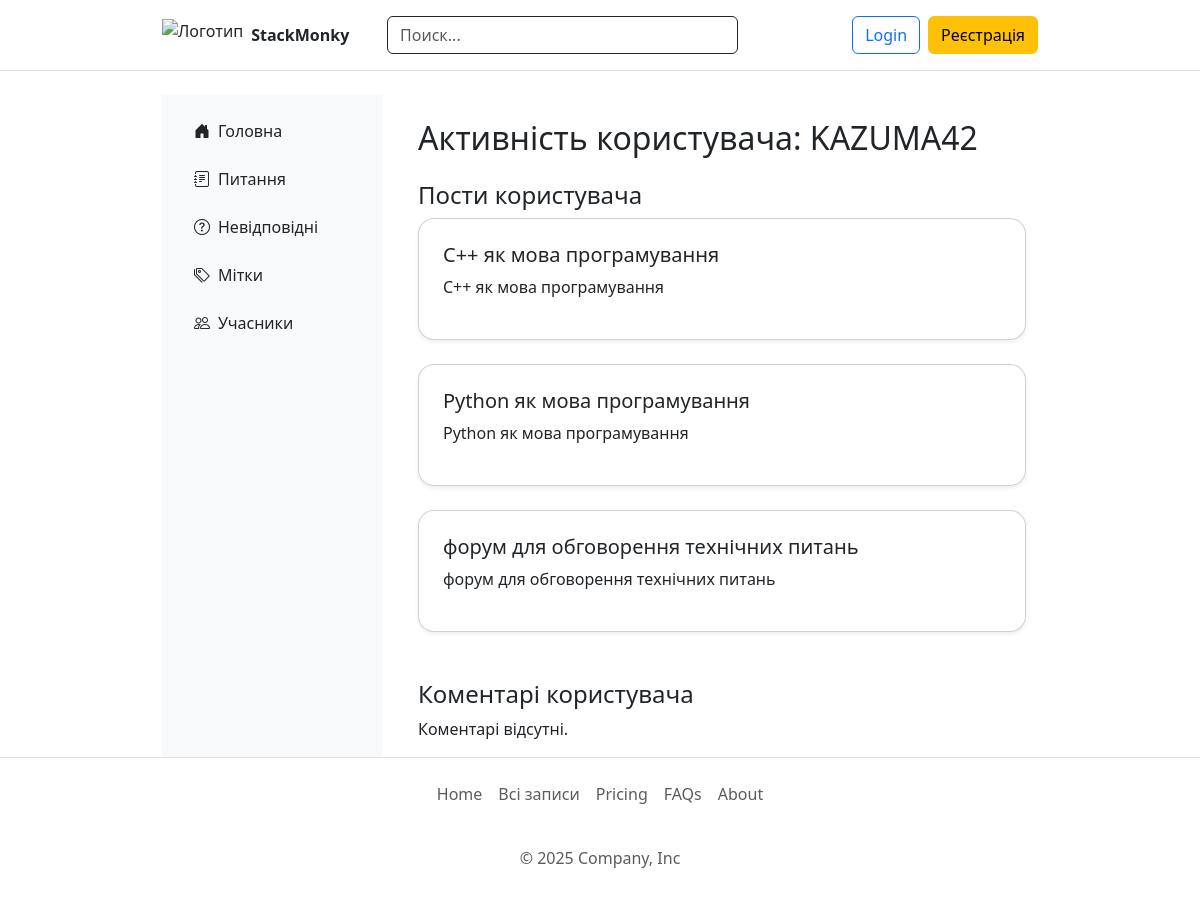
The page /main.profile/1/activity on the database its author committed.
### main/models.py (models this page shows, shortened)
class User(db.Model, UserMixin):
    id = db.Column(db.Integer, primary_key=True)
    about = db.Column(db.Text, default='', nullable=False)
    username = db.Column(db.String(64), unique=True, nullable=False)
    email = db.Column(db.String(120), unique=True, nullable=False)
    password_hash = db.Column(db.String(128), nullable=False)
    is_admin = db.Column(db.Boolean, default=False)
    avatar_url = db.Column(db.String(255), default='default_avatar.png')
    preferred_lang = db.Column(db.String(10), default='uk', nullable=False)
    description = db.Column(db.Text, default='', nullable=False)
    last_seen = db.Column(db.DateTime, default=datetime.utcnow)
    is_online = db.Column(db.Boolean, default=False)
    reputation = db.Column(db.Integer, default=0)
    discord = db.Column(db.String(100), nullable=True)
    location = db.Column(db.String(100), nullable=True)
    membership_duration = db.Column(db.String(100), nullable=True)  # Например, "7 лет 9 месяцев"
    about_section = db.Column(db.Text, default='', nullable=True)   # Блок "о себе"
    welcome_section = db.Column(db.Text, default='', nullable=True) # Приветственный текст
    comment_votes = db.relationship('CommentVote', back_populates='user', cascade='all, delete-orphan')

class Post(db.Model):
    id = db.Column(db.Integer, primary_key=True)
    title = db.Column(db.String(100), nullable=False)
    text = db.Column(db.Text, nullable=False)
    likes = db.Column(db.Integer, default=0)
    dislikes = db.Column(db.Integer, default=0)
    votes = db.Column(db.Integer, default=0)
    created_at = db.Column(db.DateTime, default=datetime.utcnow)
    tags = db.relationship('Tag', secondary='post_tags', back_populates='posts')
    views = db.Column(db.Integer, default=0)
    image_filename = db.Column(db.String(255))
    author_id = db.Column(db.Integer, db.ForeignKey('user.id'))
    author = db.relationship('User', backref='posts')
    comments = db.relationship('Comment', back_populates='post', lazy=True, overlaps="comments,post")

### main/routes/main_routes.py (the view)
@main_bp.route('/main.profile/<int:user_id>/activity')
def user_activity(user_id):
    user = User.query.get_or_404(user_id)
    posts = Post.query.filter_by(author_id=user.id).order_by(Post.created_at.desc()).all()
    comments = Comment.query.filter_by(user_id=user.id).order_by(Comment.created_at.desc()).all()
    return render_template('user_activity.html', user=user, posts=posts, comments=comments)

### main/__init__.py (called while the page is built)
def get_locale():
    if current_user.is_authenticated and current_user.preferred_lang:
        return current_user.preferred_lang
    if 'lang' in session:
        return session['lang']
    return request.accept_languages.best_match(['uk', 'en'])

### main/routes/main_routes.py (called while the page is built)
@main_bp.before_request
def update_last_seen():
    if current_user.is_authenticated:
        now = datetime.utcnow()
        last_seen = current_user.last_seen or datetime(2000, 1, 1)
        if now - last_seen > timedelta(minutes=1):
            current_user.last_seen = now
            current_user.is_online = True
            try:
                db.session.commit()
            except Exception:
                db.session.rollback()

### main/templates/user_activity.html (shortened to what this page needs)
{% extends 'base.html' %}
{% block content %}
<div class="container mt-4">
  <h2>Активність користувача: {{ user.username }}</h2>
  <h4 class="mt-4">Пости користувача</h4>
  {% if posts %}
    {% for post in posts %}
      <div class="card mb-4 shadow-sm p-4 rounded-4">
        <a href="{{ url_for('main.post_detail', post_id=post.id) }}" class="h5 text-decoration-none text-dark mb-2 d-block" style="white-space: nowrap; overflow: hidden; text-overflow: ellipsis;">
          {{ post.title }}
        </a>
        <p>{{ post.text[:200] }}{% if post.text|length > 200 %}...{% endif %}</p>
      </div>
    {% endfor %}
  {% else %}
    <p>Пости відсутні.</p>
  {% endif %}
  <h4 class="mt-5">Коментарі користувача</h4>
  {% if comments %}
    {% for comment in comments %}
      <div class="card mb-4 shadow-sm p-4 rounded-4">
        <div class="h6 text-dark mb-2" style="white-space: nowrap; overflow: hidden; text-overflow: ellipsis;">
          {{ comment.post.title }}
        </div>
        <p>{{ comment.text[:200] }}{% if comment.text|length > 200 %}...{% endif %}</p>
        <div class="mb-3">
          <a href="{{ url_for('main.post_detail', post_id=comment.post.id) }}" class="btn btn-link p-0">Перейти на пост</a>
        </div>
        {% if current_user.is_authenticated and current_user.id == comment.user_id %}
          <div class="d-flex gap-2">
            <a href="{{ url_for('main.edit_comment', comment_id=comment.id) }}" class="btn btn-sm btn-outline-primary">Редагувати</a>
            <form action="{{ url_for('main.delete_comment', comment_id=comment.id) }}" method="POST" onsubmit="return confirm('Ви впевнені, що хочете видалити цей коментар?');">
              <button type="submit" class="btn btn-sm btn-outline-danger">Видалити</button>
            </form>
          </div>
        {% endif %}
      </div>
    {% endfor %}
  {% else %}
    <p>Коментарі відсутні.</p>
  {% endif %}
</div>
{% endblock %}

### main/static/css/main.css (style rules this page uses)
.container { width: 100%; max-width: 900px; }

### rows shown on the page
User: username "KAZUMA42"
Post: title "C++ як мова програмування", text "C++ як мова програмування"
Post: title "Python як мова програмування", text "Python як мова програмування"
Post: title "форум для обговорення технічних питань", text "форум для обговорення технічних питань"
